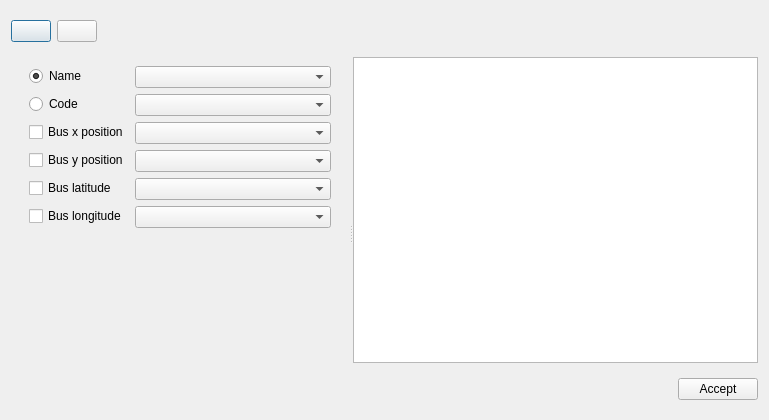
<?xml version="1.0" encoding="UTF-8"?>
<ui version="4.0">
 <class>Dialog</class>
 <widget class="QDialog" name="Dialog">
  <property name="geometry">
   <rect>
    <x>0</x>
    <y>0</y>
    <width>769</width>
    <height>420</height>
   </rect>
  </property>
  <property name="windowTitle">
   <string>Dialog</string>
  </property>
  <layout class="QVBoxLayout" name="verticalLayout">
   <item>
    <widget class="QFrame" name="frame">
     <property name="maximumSize">
      <size>
       <width>16777215</width>
       <height>40</height>
      </size>
     </property>
     <property name="frameShape">
      <enum>QFrame::NoFrame</enum>
     </property>
     <property name="frameShadow">
      <enum>QFrame::Raised</enum>
     </property>
     <layout class="QHBoxLayout" name="horizontalLayout_5">
      <property name="leftMargin">
       <number>0</number>
      </property>
      <property name="topMargin">
       <number>0</number>
      </property>
      <property name="rightMargin">
       <number>0</number>
      </property>
      <property name="bottomMargin">
       <number>0</number>
      </property>
      <item>
       <widget class="QPushButton" name="open_button">
        <property name="minimumSize">
         <size>
          <width>0</width>
          <height>0</height>
         </size>
        </property>
        <property name="toolTip">
         <string>Import file</string>
        </property>
        <property name="text">
         <string/>
        </property>
        <property name="icon">
         <iconset resource="icons.qrc">
          <normaloff>:/Icons/icons/import_profiles.svg</normaloff>:/Icons/icons/import_profiles.svg</iconset>
        </property>
        <property name="iconSize">
         <size>
          <width>24</width>
          <height>24</height>
         </size>
        </property>
       </widget>
      </item>
      <item>
       <widget class="QPushButton" name="refreshButton">
        <property name="toolTip">
         <string>Refresh assignation table</string>
        </property>
        <property name="text">
         <string/>
        </property>
        <property name="icon">
         <iconset resource="icons.qrc">
          <normaloff>:/Icons/icons/transform.svg</normaloff>:/Icons/icons/transform.svg</iconset>
        </property>
        <property name="iconSize">
         <size>
          <width>24</width>
          <height>24</height>
         </size>
        </property>
       </widget>
      </item>
      <item>
       <spacer name="horizontalSpacer_2">
        <property name="orientation">
         <enum>Qt::Horizontal</enum>
        </property>
        <property name="sizeHint" stdset="0">
         <size>
          <width>40</width>
          <height>20</height>
         </size>
        </property>
       </spacer>
      </item>
     </layout>
    </widget>
   </item>
   <item>
    <widget class="QSplitter" name="splitter">
     <property name="orientation">
      <enum>Qt::Horizontal</enum>
     </property>
     <widget class="QFrame" name="frame_4">
      <property name="frameShape">
       <enum>QFrame::NoFrame</enum>
      </property>
      <property name="frameShadow">
       <enum>QFrame::Raised</enum>
      </property>
      <layout class="QVBoxLayout" name="verticalLayout_2">
       <property name="topMargin">
        <number>0</number>
       </property>
       <property name="bottomMargin">
        <number>0</number>
       </property>
       <item>
        <widget class="QFrame" name="frame_2">
         <property name="frameShape">
          <enum>QFrame::NoFrame</enum>
         </property>
         <property name="frameShadow">
          <enum>QFrame::Raised</enum>
         </property>
         <layout class="QFormLayout" name="formLayout">
          <item row="2" column="1">
           <widget class="QComboBox" name="xComboBox"/>
          </item>
          <item row="3" column="1">
           <widget class="QComboBox" name="yComboBox"/>
          </item>
          <item row="4" column="1">
           <widget class="QComboBox" name="latitudeComboBox"/>
          </item>
          <item row="5" column="1">
           <widget class="QComboBox" name="longitudeComboBox"/>
          </item>
          <item row="2" column="0">
           <widget class="QCheckBox" name="xCheckBox">
            <property name="text">
             <string>Bus x position</string>
            </property>
           </widget>
          </item>
          <item row="3" column="0">
           <widget class="QCheckBox" name="yCheckBox">
            <property name="text">
             <string>Bus y position</string>
            </property>
           </widget>
          </item>
          <item row="4" column="0">
           <widget class="QCheckBox" name="latitudeCheckBox">
            <property name="text">
             <string>Bus latitude</string>
            </property>
           </widget>
          </item>
          <item row="5" column="0">
           <widget class="QCheckBox" name="longitudeCheckBox">
            <property name="text">
             <string>Bus longitude</string>
            </property>
           </widget>
          </item>
          <item row="6" column="0">
           <spacer name="verticalSpacer">
            <property name="orientation">
             <enum>Qt::Vertical</enum>
            </property>
            <property name="sizeHint" stdset="0">
             <size>
              <width>20</width>
              <height>40</height>
             </size>
            </property>
           </spacer>
          </item>
          <item row="0" column="0">
           <widget class="QRadioButton" name="nameRadioButton">
            <property name="text">
             <string>Name</string>
            </property>
            <property name="checked">
             <bool>true</bool>
            </property>
           </widget>
          </item>
          <item row="1" column="0">
           <widget class="QRadioButton" name="codeRadioButton">
            <property name="text">
             <string>Code</string>
            </property>
           </widget>
          </item>
          <item row="0" column="1">
           <widget class="QComboBox" name="nameComboBox"/>
          </item>
          <item row="1" column="1">
           <widget class="QComboBox" name="codeComboBox"/>
          </item>
         </layout>
        </widget>
       </item>
      </layout>
     </widget>
     <widget class="QFrame" name="frame_6">
      <property name="frameShape">
       <enum>QFrame::NoFrame</enum>
      </property>
      <property name="frameShadow">
       <enum>QFrame::Raised</enum>
      </property>
      <layout class="QVBoxLayout" name="verticalLayout_3">
       <property name="leftMargin">
        <number>0</number>
       </property>
       <property name="topMargin">
        <number>0</number>
       </property>
       <property name="rightMargin">
        <number>0</number>
       </property>
       <item>
        <widget class="QTableView" name="assignation_table"/>
       </item>
       <item>
        <widget class="QFrame" name="frame_9">
         <property name="frameShape">
          <enum>QFrame::NoFrame</enum>
         </property>
         <property name="frameShadow">
          <enum>QFrame::Raised</enum>
         </property>
         <layout class="QGridLayout" name="gridLayout">
          <property name="leftMargin">
           <number>0</number>
          </property>
          <property name="rightMargin">
           <number>0</number>
          </property>
          <property name="bottomMargin">
           <number>0</number>
          </property>
          <item row="0" column="1">
           <spacer name="horizontalSpacer_3">
            <property name="orientation">
             <enum>Qt::Horizontal</enum>
            </property>
            <property name="sizeHint" stdset="0">
             <size>
              <width>40</width>
              <height>20</height>
             </size>
            </property>
           </spacer>
          </item>
          <item row="0" column="2">
           <widget class="QPushButton" name="acceptButton">
            <property name="toolTip">
             <string>Do it!</string>
            </property>
            <property name="statusTip">
             <string/>
            </property>
            <property name="text">
             <string>Accept</string>
            </property>
            <property name="icon">
             <iconset resource="icons.qrc">
              <normaloff>:/Icons/icons/gear.svg</normaloff>:/Icons/icons/gear.svg</iconset>
            </property>
           </widget>
          </item>
         </layout>
        </widget>
       </item>
      </layout>
     </widget>
    </widget>
   </item>
  </layout>
 </widget>
 <resources>
  <include location="icons.qrc"/>
 </resources>
 <connections/>
</ui>
